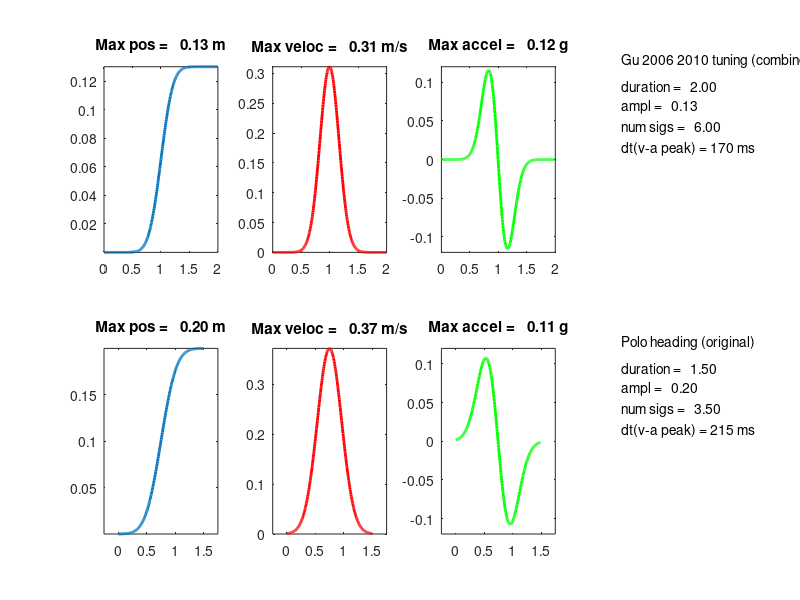
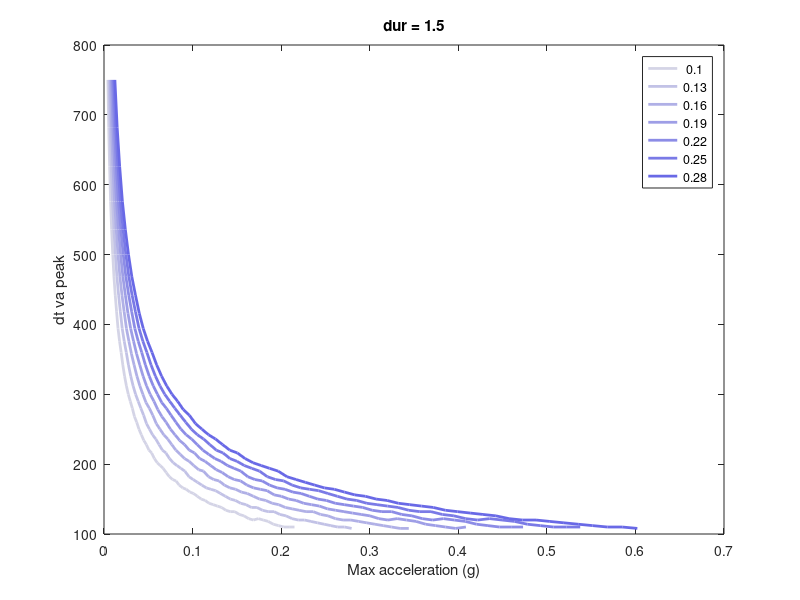

The MATLAB source for these figures, in order: (Note: this script raises an error after producing the figures.)
%% Calculate Gaussian profiles based on the method used in MoogDots.
% HH 2012
 
clear;

%      duration   amplitude   num_sigs   notes
paras = {
          2   0.13  6    'Gu 2006 2010 tuning (combined)'
%           2   0.2   4.5  'Gu 2012 heading (combined)'
%           1   0.2   2    'HeTao heading (visual only)'
%           2 0.18 6 'Polo training'
          1.5   0.2  3.5   'Polo heading (original)'
%           1.5   0.1  4  'Polo heading (combined)'
%           2.0   0.2  4.0  'Polo heading (combined)'
%           1.5   0.14  3.8  'Minimoog'
%           1.5   0.1  4.9  'Change sigma 1' 
%           1.5   0.25  2.3  'Change sigma 2' 
          };


figure(100); clf;
set(100,'position',[100 100 900 700]); 

maxDuration =  max(cell2mat(paras(:,1)));

for i=1:size(paras,1)
    
    duration = paras{i,1};
    step=0.005;
    t = 0:step:duration;
    
    ampl = paras{i,2};
    num_sigs = paras{i,3};
    
    %pos = ampl*0.5*(erf(2*num_sigs1/3*(t-1)) + 1); % Erroneous
    pos=ampl*0.5*(erf((t-duration/2)/((duration/2/num_sigs)*sqrt(2))) + 1);  % Note that sigma = duration/2/num_of_sigma !!
%     pos = ampl * normcdf(t,duration/2,duration/2/num_sigs); % This is much simplier
    
    subplot(size(paras,1),4,1+4*(i-1));
    plot(t,pos,'linewidth',2);
    ylim([min(pos) max(pos)]);
    xlim([duration/2-maxDuration/2 duration/2+maxDuration/2]);
    title(sprintf('Max pos = %6.2f m', max(pos))); 
    
    veloc = diff(pos)/step;
    subplot(size(paras,1),4,2+4*(i-1));
    plot(t(1:length(t)-1),veloc,'r-','linewidth',2); 
    xlim([duration/2-maxDuration/2 duration/2+maxDuration/2]);
    ylim([0 max(veloc)]);
    title(sprintf('Max veloc = %6.2f m/s', max(veloc))); 
    t_max_veloc = t(veloc == max(veloc)); 
 
    
    accel = diff(veloc)/step/9.8;
    
    subplot(size(paras,1),4,3+4*(i-1));
    plot(t(1:length(t)-2),accel,'g-','linewidth',2); 
    xlim([duration/2-maxDuration/2 duration/2+maxDuration/2]);
%     ylim([min(accel) max(accel)]);
    ylim([-0.12 0.12]);
    title(sprintf('Max accel = %6.2f g', max(accel)));
    t_max_accel = t(accel == max(accel));
    
    
    subplot(size(paras,1),4,4+4*(i-1));
    axis('off')
    buff = sprintf('%s\n\nduration = %6.2f\nampl = %6.2f\nnum sigs = %6.2f\ndt(v-a peak) = %g ms', paras{i,4}, duration, ampl, num_sigs,(t_max_veloc(1)-t_max_accel(1))*1000);
    text(.1,.8,buff);
end


%% Parameter selection for sigma change

duration = 1.5;
ampls = 0.1:0.03:0.3;
num_sigss = 1.0:0.1:7.0;

step=0.002;
t = 0:step:duration;

max_accels = []; dt_avpeaks = [];

figure(200);
col = [0.9 0.9 0.9];

for i = 1:length(ampls)
    for j = 1:length(num_sigss)
        
        ampl = ampls(i);
        num_sigs = num_sigss(j);
        
        %pos = ampl*0.5*(erf(2*num_sigs1/3*(t-1)) + 1); % Erroneous
        pos=ampl*0.5*(erf((t-duration/2)/((duration/2/num_sigs)*sqrt(2))) + 1);  % Note that sigma = duration/2/num_of_sigma !!
        %     pos = ampl * normcdf(t,duration/2,duration/2/num_sigs); % This is much simplier
        
        veloc = diff(pos)/step;
        t_max_veloc = t(veloc == max(veloc));
        
        accel = diff(veloc)/step/9.8;
        t_max_accel = t(accel == max(accel));
        
        max_accels(i,j) = max(accel);
        dt_avpeaks(i,j) = 1000 * (t_max_veloc(1) - t_max_accel(1));
        
    end

    col = col - [0.07 0.07 0];
    plot(max_accels(i,:), dt_avpeaks(i,:),'color',col,'linew',2); hold on;
    
end
title(['dur = ' num2str(duration)]);
legend(num2str(ampls'));
xlabel('Max acceleration (g)'); ylabel('dt va peak'); SetFigure(15);
xlim([0 0.15]); ylim([100 500]);

%% Original code from Gu (which is erroneous)
%{
am = 0.04:0.01:0.32;
sig = 3:0.1:8;
% bb(:,1) = am';

duration = 1.5;
step=0.005;
t = 0:step:duration;


for i = 1:length(am)
    for j = 1:length(sig)

        ampl = am(i);
        num_sigs = sig(j);

        % pos = ampl*0.5*(erf(2*num_sigs/3*(t-1)) + 1);
        pos=ampl*0.5*(erf(sqrt(2)*num_sigs*(t-duration/2)/duration) + 1);

        veloc = diff(pos)/step;
        accel = diff(veloc)/step/9.8;

        aa(i,j) = max(accel);
%         bb(i,j+1) = max(accel);
    end
end
figure(3); 
contourf(sig,am,aa); 
title(sprintf('duration = %3.2f, accel',duration));

% bb
colorbar;
xlabel('sigma');
ylabel('amol(m)');

%}

%% ZQH (this makes the amp accurate even when num_of_sigma is very small)
%{
% MOOG parameters
figure(111);clf
duration = 1.5; num_of_sigma = 1; Amp = 0.14;

% function parameters
miu = duration/2; sigma = duration/2/num_of_sigma; 
syms t;
A = Amp/int(exp(-(t-miu).^2/(2*sigma^2)),0,duration)

% functions
syms t;
v=A*exp(-(t-miu).^2/(2*sigma^2));
a=diff(v);
s=int(v,0,t);

% plot curves
t=0:0.01:duration;
plot(t,subs(s),'r','linewidth',3);hold on;
plot(t,subs(v),'b','linewidth',3);
plot(t,subs(a),'g','linewidth',3);
%}
